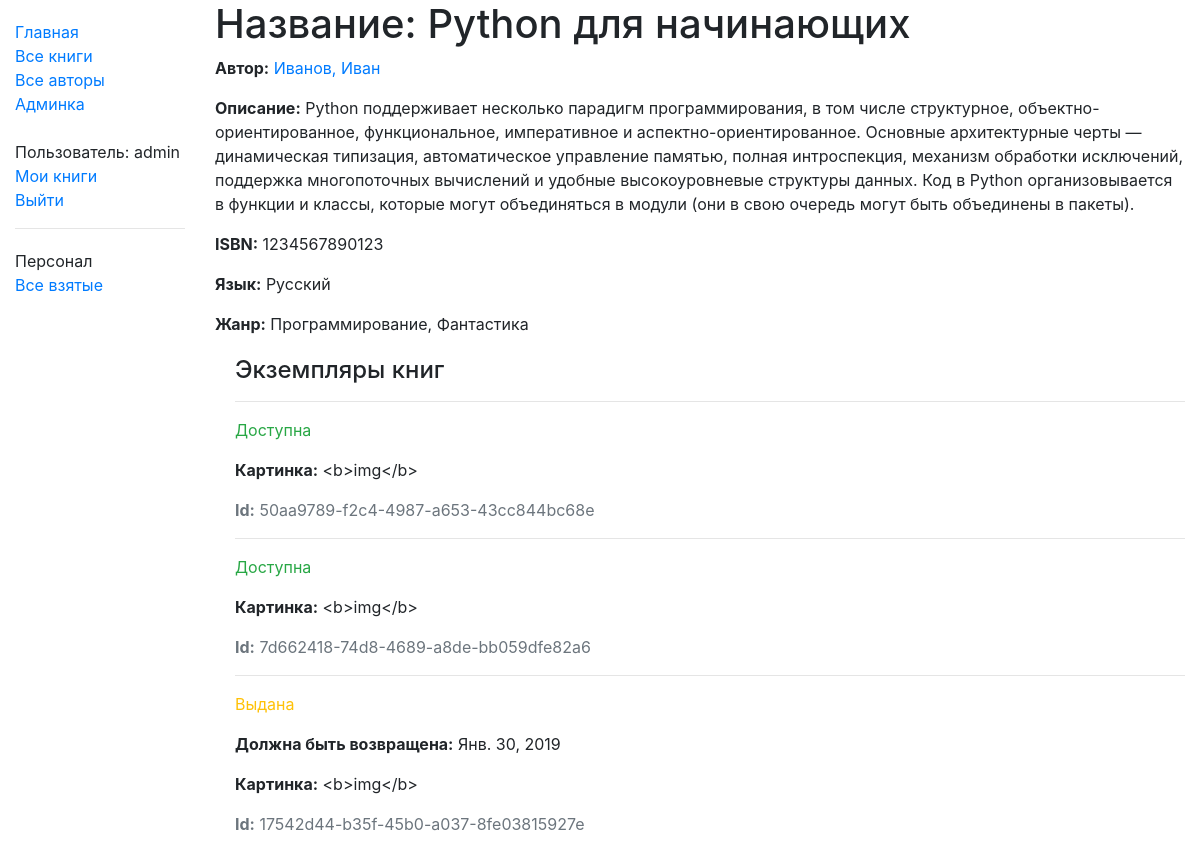
Screenshot of /catalog/book/1 (signed in) with the database file from the repository.
### catalog/models.py (models this page shows, shortened)
class Book(models.Model):
    title = models.CharField('Оглавление',max_length=200)
    author = models.ForeignKey('Author',verbose_name='Автор', on_delete=models.SET_NULL, null=True)
    summary = models.TextField('Описание',max_length=1000, help_text="Введите короткое описание книги")
    isbn = models.CharField('ISBN', max_length=13, help_text='13 символьный <a href="https://www.isbn-international.org/content/what-isbn">ISBN</a>')
    genre = models.ManyToManyField(Genre,verbose_name='Жанр', help_text="Выберите жанр книги")
    language = models.ForeignKey('Language',verbose_name='Язык', on_delete=models.SET_NULL, null=True)
    def display_genre(self):
        """Creates a string for the Genre. This is required to display genre in Admin."""
        return ', '.join([genre.name for genre in self.genre.all()[:6]])
    display_genre.short_description = 'Жанр'
    class Meta:
        verbose_name="Книга"
        verbose_name_plural="Книги"

class Author(models.Model):
    first_name = models.CharField(max_length=100,verbose_name='Имя')
    last_name = models.CharField(max_length=100,verbose_name='Фамилия')
    date_of_birth = models.DateField(null=True, blank=True,verbose_name='Дата рождения')
    date_of_death = models.DateField('умер', null=True, blank=True)
    class Meta:
        ordering = ['last_name', 'first_name']
        verbose_name = "Автор"
        verbose_name_plural = "Авторы"
    def __str__(self):
        return '{0}, {1}'.format(self.last_name, self.first_name)

class Language(models.Model):
    name = models.CharField('Название',max_length=200, help_text="Введите язык книги")
    class Meta:
        verbose_name="Язык"
        verbose_name_plural="Языки"
    def __str__(self):
        return self.name

class Genre(models.Model):
    name = models.CharField(
        'Название',
        max_length=200,
        help_text="Введите жанр книги (например Фантастика, Приключения и т.д.)"
        )
    class Meta:
        verbose_name="Жанр"
        verbose_name_plural="Жанры"
    def __str__(self):
        return self.name

class BookInstance(models.Model):
    id = models.UUIDField(primary_key=True, default=uuid.uuid4, help_text="Уникальный ID для этой книги в библиотеке")
    book = models.ForeignKey('Book',verbose_name='Книга', on_delete=models.SET_NULL, null=True)
    imprint = models.CharField(max_length=200,verbose_name='Картинка')
    due_back = models.DateField(null=True, blank=True,verbose_name='Дата возврата')
    borrower = models.ForeignKey(User, on_delete=models.SET_NULL, null=True, blank=True,verbose_name='Абонент')
    LOAN_STATUS = (
        ('d', 'На содержании'),
        ('o', 'Выдана'),
        ('a', 'Доступна'),
        ('r', 'Зарезервирована'),
    )
    status = models.CharField(
        verbose_name='Статус',
        max_length=1,
        choices=LOAN_STATUS,
        blank=True,
        default='d',
        help_text='Доступность книги')
    class Meta:
        ordering = ['due_back']
        permissions = (("can_mark_returned", "Книга возвращена"),)
        verbose_name = "Экземпляр книги"
        verbose_name_plural = "Экземпляры книг"

### catalog/views.py (the view)
# urls.py: path('book/<int:pk>', views.BookDetailView.as_view(), name='book-detail'),
class BookDetailView(LoginRequiredMixin,generic.DetailView):
    model = Book

### catalog/templates/catalog/book_detail.html
{% extends "base_generic.html" %}
{% block content %}
  <h1>Название: {{ book.title }}</h1>
  <p><strong>Автор:</strong> <a href="{% url 'author-detail' book.author.pk %}">{{ book.author }}</a></p>
  <p><strong>Описание:</strong> {{ book.summary }}</p>
  <p><strong>ISBN:</strong> {{ book.isbn }}</p>
  <p><strong>Язык:</strong> {{ book.language }}</p>
  <p><strong>Жанр:</strong> {% for genre in book.genre.all %} {{ genre }}{% if not forloop.last %}, {% endif %}{% endfor %}</p>
  <div style="margin-left:20px;margin-top:20px">
    <h4>Экземпляры книг</h4>
    {% for copy in book.bookinstance_set.all %}
    <hr>
    <p class="{% if copy.status == 'a' %}text-success{% elif copy.status == 'd' %}text-danger{% else %}text-warning{% endif %}">{{ copy.get_status_display }}</p>
    {% if copy.status != 'a' %}<p><strong>Должна быть возвращена:</strong> {{copy.due_back}}</p>{% endif %}
    <p><strong>Картинка:</strong> {{copy.imprint}}</p>
    <p class="text-muted"><strong>Id:</strong> {{copy.id}}</p>
    {% endfor %}
  </div>
{% endblock %}

### catalog/templates/base_generic.html (shortened to what this page needs)
<!DOCTYPE html>
<html lang="en">
<head>
<link rel="stylesheet" href="https://stackpath.bootstrapcdn.com/bootstrap/4.1.3/css/bootstrap.min.css">
  {% load static %}
  <link rel="stylesheet" href="{% static 'css/styles.css' %}">
    <link rel="stylesheet" href="{% static 'css/bjax.css' %}">
</head>
<body>
  <div class="container-fluid">
    <div class="row">
      <div class="col-sm-2">
      {% block sidebar %}
      <ul class="sidebar-nav">
          <li><a href="{% url 'index' %}">Главная</a></li>
          <li><a href="{% url 'books' %}">Все книги</a></li>
          <li><a href="{% url 'authors' %}">Все авторы</a></li>
          <li><a href="/admin">Админка</a></li>
      <br>
      {% if user.is_authenticated %}
     <li>Пользователь: {{ user.get_username }}</li>
     <li><a href="{% url 'my-borrowed' %}">Мои книги</a></li>
     <li><a href="{% url 'logout'%}?next={{request.path}}">Выйти</a></li>
   {% else %}
     <li><a href="{% url 'login'%}?next={{request.path}}">Войти</a></li>
   {% endif %}
      </ul>
     {% endblock %}
      {% if user.is_staff %}
   <hr />
   <ul class="sidebar-nav">
   <li>Персонал</li>
   {% if perms.catalog.can_mark_returned %}
   <li><a href="{% url 'all-borrowed' %}">Все взятые</a></li>
   {% endif %}
   </ul>
    {% endif %}
      </div>
      <div class="col-sm-10 ">
      {% block content %}{% endblock %}
      </div>
    </div>
  </div>
</body>
</html>

### catalog/static/css/styles.css (style rules this page uses)
.sidebar-nav { margin-top: 20px; padding: 0; list-style: none; }

### rows the page displays
Book: title "Python для начинающих", author "Иванов, Иван", summary "Python поддерживает несколько парадигм программирования, в том числе структурное, объектно-ориентированное, функциональное, императивное и аспектно-ориентированное. Основные архитектурные черты — динамическая типизация, автоматическое управление памятью, полная интроспекция, механизм обработки исключений, поддержка многопоточных вычислений и удобные высокоуровневые структуры данных. Код в Python организовывается в функции и классы, которые могут объединяться в модули (они в свою очередь могут быть объединены в пакеты).", isbn "1234567890123", language "Русский"
Genre: name "Программирование"
Genre: name "Фантастика"
BookInstance: status "Доступна", imprint "<b>img</b>", id "50aa9789-f2c4-4987-a653-43cc844bc68e"
BookInstance: status "Доступна", imprint "<b>img</b>", id "7d662418-74d8-4689-a8de-bb059dfe82a6"
BookInstance: status "Выдана", due_back "Янв. 30, 2019", imprint "<b>img</b>", id "17542d44-b35f-45b0-a037-8fe03815927e"

### other values shown
{{ user.get_username }} "admin"
